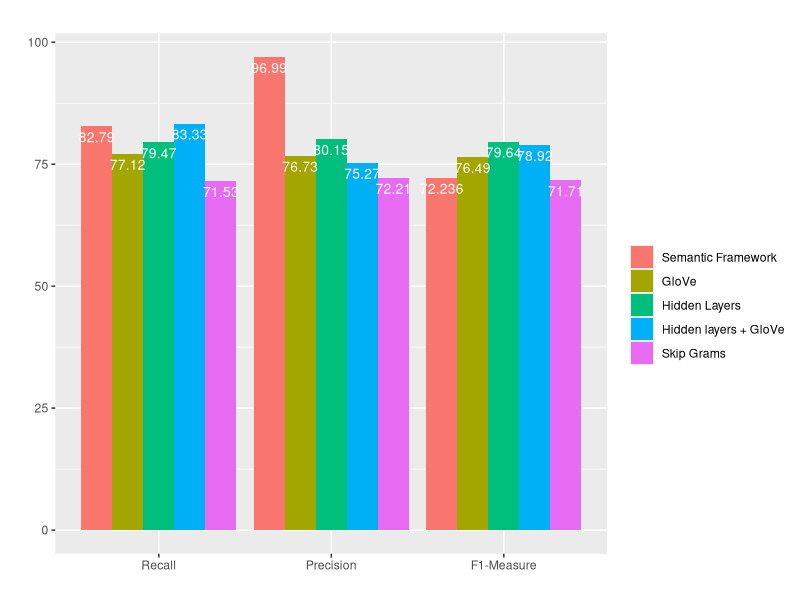

Write the R code that produced this figure.
library(ggplot2)

# 950 x 255
#Antiga Ordenação
valoresExp1 <- c(87.58, 85.96, 86.70, 92, 87.96, 89.83, 87.41, 89.12, 88.17, 84.29, 87.05, 85.09, 87.52, 92.15, 89.83)
valoresExp2 <- c(99.57, 77.80, 87.35, 93.26, 84.97, 88.68, 94.09, 83.39, 88.31, 93.10, 83.14, 87.61, 96.72, 81.4, 89.06)
valoresExp3 <- c(86.67, 71.85, 78.01, 77.92, 84.23, 80.53, 77.7, 76.74, 76.93, 74.96, 84.52, 78.36, 95.18, 80.89, 88.03)
valoresExp4 <- c(79.47, 80.15, 79.64, 77.12, 76.73, 76.49, 83.33, 75.27, 78.92, 71.53, 72.21, 71.71, 97.66, 99.78, 98.71)

#Nova ordenação
valoresExp1 <- c(87.52, 92.15, 89.83, 92, 87.96, 89.83, 87.58, 85.96, 86.70, 87.41, 89.12, 88.17, 84.29, 87.05, 85.09)
valoresExp2 <- c(96.72, 81.4, 89.06, 93.26, 84.97, 88.68, 99.57, 77.80, 87.35, 94.09, 83.39, 88.31, 93.10, 83.14, 87.61)
valoresExp3 <- c(95.18, 80.89, 88.03, 77.92, 84.23, 80.53, 86.67, 71.85, 78.01, 77.7, 76.74, 76.93, 74.96, 84.52, 78.36)
valoresExp4 <- c(82.79, 96.99, 72.236, 77.12, 76.73, 76.49, 79.47, 80.15, 79.64, 83.33, 75.27, 78.92, 71.53, 72.21, 71.71)
valoresExp5 <- c(88.36, 94.58, 91.36, 85.31, 95.80, 90.17, 83.71, 94.01, 88.47, 83.98, 95.15, 89.13, 80.25, 95.97, 87.32)

# df1 <- data.frame(supp=rep(c("Hidden Layers", "GloVe", "Hidden layers + GloVe", "Skip Grams", "Semantic Framework"), each=3),
#                   metric=rep(c("Recall", "Precision", "F1-Measure"),5),
#                   len=valoresExp4)

# head(df1)
# df1$metric <- factor(df1$metric, levels = c("Recall", "Precision", "F1-Measure"))

# ggplot(data=df1, aes(x=metric, y=len, fill=supp)) +
#   geom_bar(stat="identity", position=position_dodge()) +
#   geom_text(aes(label=len), vjust=1.6, color="white",
#           position = position_dodge(0.9), size=3.5) +
#   labs(title="", x = "", y = "", color = "Categorias", fill = "")

headers <- c("Semantic Framework", "GloVe", "Hidden Layers", "Hidden layers + GloVe", "Skip Grams")

dfCerto <- data.frame(supp=rep(headers, each=3),
                  metric=rep(c("Recall", "Precision", "F1-Measure"),5),
                  len=valoresExp4)

head(dfCerto)
dfCerto$supp <- factor(dfCerto$supp, levels = headers)
dfCerto$metric <- factor(dfCerto$metric, levels = c("Recall", "Precision", "F1-Measure"))

ggplot(data=dfCerto, aes(x=metric, y=len, fill=supp)) +
  geom_bar(stat="identity", position=position_dodge()) +
  geom_text(aes(label=len), vjust=1.6, color="white",
          position = position_dodge(0.9), size=3.5) +
  labs(title="", x = "", y = "", color = "Categorias", fill = "")

